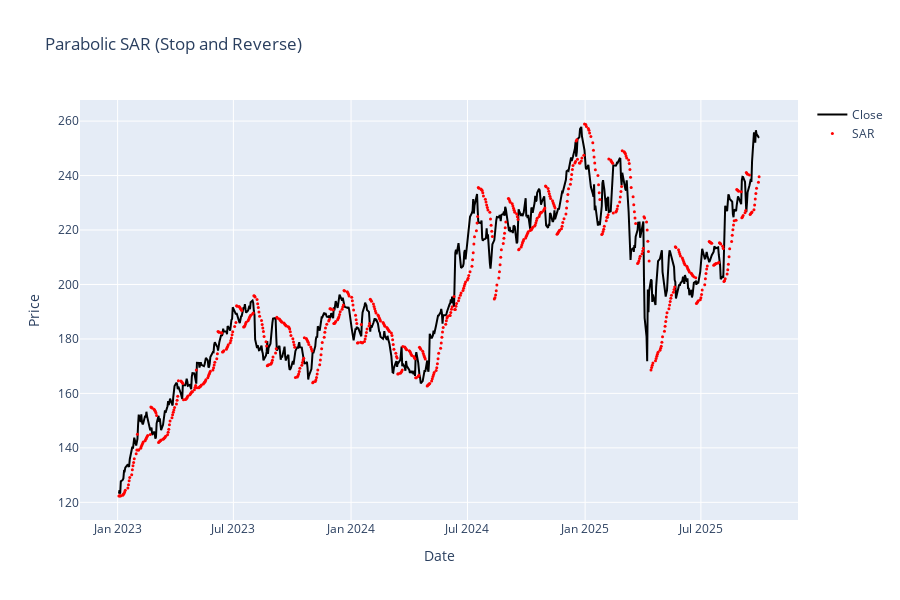

Notebook code cell kept with this figure:
### Markdown cell above
## 5. SAR - Parabolic SAR

Parabolic stop and reverse trailing stop. SAR below price = uptrend, above price = downtrend. SAR switches sides = trend reversal.

### Code cell
df["sar"] = calculate_sar(df, acceleration=0.02, maximum=0.2)

fig = go.Figure()

# Price
fig.add_trace(go.Scatter(x=df["date"], y=df["close"], name="Close", line={"color": "black", "width": 2}))

# SAR dots
fig.add_trace(go.Scatter(x=df["date"], y=df["sar"], name="SAR", mode="markers", marker={"color": "red", "size": 3}))

fig.update_layout(height=600, title_text="Parabolic SAR (Stop and Reverse)", xaxis_title="Date", yaxis_title="Price")
fig.show()

print("SAR tracks price with trailing stop")
print("SAR below price = uptrend")
print("SAR above price = downtrend")
print("SAR switches sides = trend reversal")

### Figure 1 — Plotly figure (JSON) as saved in the notebook; plotly's stock layout.template omitted (floating-point values rounded to 4 significant figures; data arrays with more than 128 entries replaced by an {"elided": "..."} marker saying what was removed)
{"data": [{"line": {"color": "black", "width": 2}, "name": "Close", "type": "scatter", "x": {"elided": "688 str values"}, "y": {"elided": "688 float values"}}, {"marker": {"color": "red", "size": 3}, "mode": "markers", "name": "SAR", "type": "scatter", "x": {"elided": "688 str values"}, "y": {"elided": "688 float values"}}], "layout": {"height": 600, "title": {"text": "Parabolic SAR (Stop and Reverse)"}, "xaxis": {"title": {"text": "Date"}}, "yaxis": {"title": {"text": "Price"}}}}
